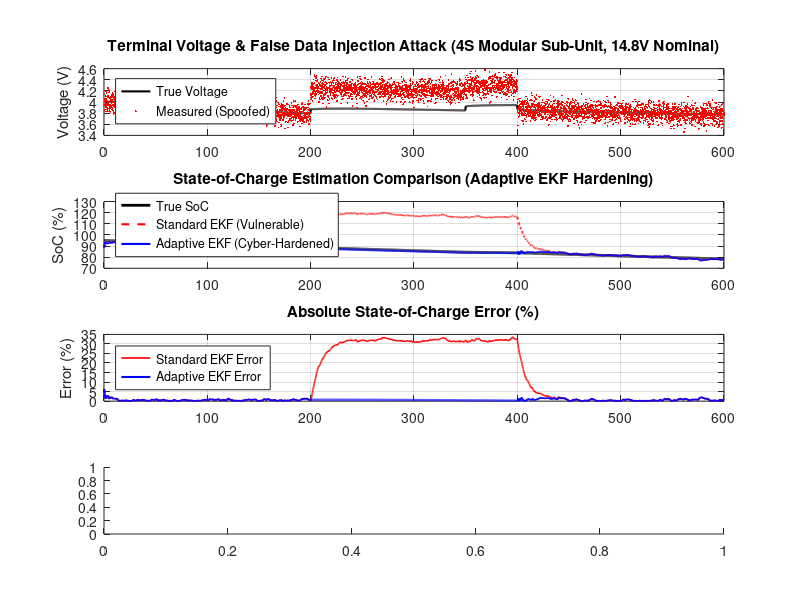

This figure's MATLAB source: (Note: this script raises an error after producing the figure.)
% =========================================================================
% sim_ekf_adaptive.m — Cyber-Hardened BMS: Adaptive EKF SoC Estimation
% MATLAB 2025b & All Releases Compatible (Toolbox Independent)
% =========================================================================

clear; clc; close all;

fprintf('=====================================================\n');
fprintf('  BMS Adaptive EKF Simulation (Dynamic Covariance)\n');
fprintf('=====================================================\n\n');

dt = 0.1;                       % Sampling interval (s)
t_total = 600;                  % Total simulation time (s)
time = 0:dt:t_total;
N = length(time);

Q_nom_Ah = 2.5;                 % Capacity (Ah)
Q_nom_As = Q_nom_Ah * 3600;     % Capacity (As)
R0 = 0.05;                      % Ohmic resistance (Ohms)
R1 = 0.02;                      % Polarization resistance (Ohms)
C1 = 1000;                      % Polarization capacitance (Farads)
tau = R1 * C1;                  % RC time constant (20 s)

R_base = 0.01;                  % Base measurement noise variance (V^2)
Q_proc = diag([1e-6, 1e-8]);    % Process noise covariance matrix

I_load = 2.5 * ones(1, N); 
I_load(1500:2000) = 4.0;        % Pulse load 1
I_load(3500:4000) = 1.0;        % Light load period

x_true = zeros(2, N);
x_true(:, 1) = [0.95; 0.0];

for k = 1:N-1
    i_curr = I_load(k);
    dSoC = -(i_curr * dt) / Q_nom_As;
    dVrc = -dt/tau * x_true(2, k) + (R1/tau) * i_curr * dt;
    x_true(1, k+1) = max(0, min(1, x_true(1, k) + dSoC));
    x_true(2, k+1) = x_true(2, k) + dVrc;
end

ocv_fit = @(soc) 3.0 + 1.15*soc + 0.2*soc.^2 - 0.15*soc.^3;
d_ocv_fit = @(soc) 1.15 + 0.4*soc - 0.45*soc.^2;

V_true = ocv_fit(x_true(1, :)) - x_true(2, :) - I_load * R0;

% Attack window: k = 2001 to 4000
attack_start_k = 2001;
attack_end_k = 4000;

V_meas = V_true + sqrt(R_base) * randn(1, N);
anomaly_score = zeros(1, N);

attack_bias = 0.35;
V_meas(attack_start_k:attack_end_k) = V_meas(attack_start_k:attack_end_k) + attack_bias;
anomaly_score(attack_start_k:attack_end_k) = 0.98;

% Moving average filter (Toolbox independent filter replacement)
b_filter = ones(1,10)/10;
anomaly_score = filter(b_filter, 1, anomaly_score);

x_std = zeros(2, N);
x_std(:, 1) = [0.90; 0.0];
P_std = diag([1e-3, 1e-4]);

x_adapt = zeros(2, N);
x_adapt(:, 1) = [0.90; 0.0];
P_adapt = diag([1e-3, 1e-4]);
R_eff_hist = zeros(1, N);
K_gain_hist = zeros(1, N);

for k = 1:N-1
    i_curr = I_load(k);
    
    % Standard EKF
    x_std_pred = [x_std(1,k) - (i_curr*dt)/Q_nom_As; ...
                  x_std(2,k)*exp(-dt/tau) + R1*(1-exp(-dt/tau))*i_curr];
    A = [1, 0; 0, exp(-dt/tau)];
    P_std_pred = A * P_std * A' + Q_proc;
    
    h_std = ocv_fit(x_std_pred(1)) - x_std_pred(2) - i_curr * R0;
    H_std = [d_ocv_fit(x_std_pred(1)), -1];
    K_std = P_std_pred * H_std' / (H_std * P_std_pred * H_std' + R_base);
    x_std(:, k+1) = x_std_pred + K_std * (V_meas(k+1) - h_std);
    P_std = (eye(2) - K_std * H_std) * P_std_pred;
    
    % Adaptive EKF
    x_adapt_pred = [x_adapt(1,k) - (i_curr*dt)/Q_nom_As; ...
                    x_adapt(2,k)*exp(-dt/tau) + R1*(1-exp(-dt/tau))*i_curr];
    P_adapt_pred = A * P_adapt * A' + Q_proc;
    
    S_anom = anomaly_score(k+1);
    R_eff = R_base * exp(10 * S_anom);
    R_eff_hist(k+1) = R_eff;
    
    h_adapt = ocv_fit(x_adapt_pred(1)) - x_adapt_pred(2) - i_curr * R0;
    H_adapt = [d_ocv_fit(x_adapt_pred(1)), -1];
    K_adapt = P_adapt_pred * H_adapt' / (H_adapt * P_adapt_pred * H_adapt' + R_eff);
    K_gain_hist(k+1) = K_adapt(1);
    
    x_adapt(:, k+1) = x_adapt_pred + K_adapt * (V_meas(k+1) - h_adapt);
    P_adapt = (eye(2) - K_adapt * H_adapt) * P_adapt_pred;
end

fig = figure('Position', [100, 100, 1000, 800], 'Color', 'w');

subplot(4, 1, 1);
plot(time, V_true, 'k-', 'LineWidth', 1.5); hold on;
plot(time, V_meas, 'r.', 'MarkerSize', 4);
ylabel('Voltage (V)');
title('Terminal Voltage & False Data Injection Attack (4S Modular Sub-Unit, 14.8V Nominal)');
legend('True Voltage', 'Measured (Spoofed)', 'Location', 'SouthWest');
grid on;

subplot(4, 1, 2);
plot(time, x_true(1,:)*100, 'k-', 'LineWidth', 2); hold on;
plot(time, x_std(1,:)*100, 'r--', 'LineWidth', 1.5);
plot(time, x_adapt(1,:)*100, 'b-', 'LineWidth', 1.5);
ylabel('SoC (%)');
title('State-of-Charge Estimation Comparison (Adaptive EKF Hardening)');
legend('True SoC', 'Standard EKF (Vulnerable)', 'Adaptive EKF (Cyber-Hardened)', 'Location', 'SouthWest');
grid on;

subplot(4, 1, 3);
err_std = abs(x_true(1,:) - x_std(1,:)) * 100;
err_adapt = abs(x_true(1,:) - x_adapt(1,:)) * 100;
plot(time, err_std, 'r-', 'LineWidth', 1.2); hold on;
plot(time, err_adapt, 'b-', 'LineWidth', 1.5);
ylabel('Error (%)');
title('Absolute State-of-Charge Error (%)');
legend('Standard EKF Error', 'Adaptive EKF Error', 'Location', 'NorthWest');
grid on;

subplot(4, 1, 4);
yyaxis left
plot(time, anomaly_score, 'm-', 'LineWidth', 1.5); hold on;
ssr_trip = (anomaly_score > 0.90) * 1.0;
plot(time, ssr_trip, 'r:', 'LineWidth', 2.0);
ylabel('Anomaly Score S & SSR Cutoff (1=Trip)');
yyaxis right
semilogy(time, R_eff_hist, 'g-', 'LineWidth', 1.5);
ylabel('R_{eff} (V^2)');
xlabel('Time (seconds)');
title('Layer 3 IDS Anomaly Score, High-Side SSR Cutoff & Layer 4 Dynamic Covariance R_{eff}');
grid on;

saveas(fig, 'ekf_simulation_results.png');
fprintf('Simulation complete. Plot saved as ekf_simulation_results.png.\n');
fprintf('Max Standard EKF SoC Error: %.2f%%\n', max(err_std));
fprintf('Max Adaptive EKF SoC Error: %.2f%%\n', max(err_adapt));
